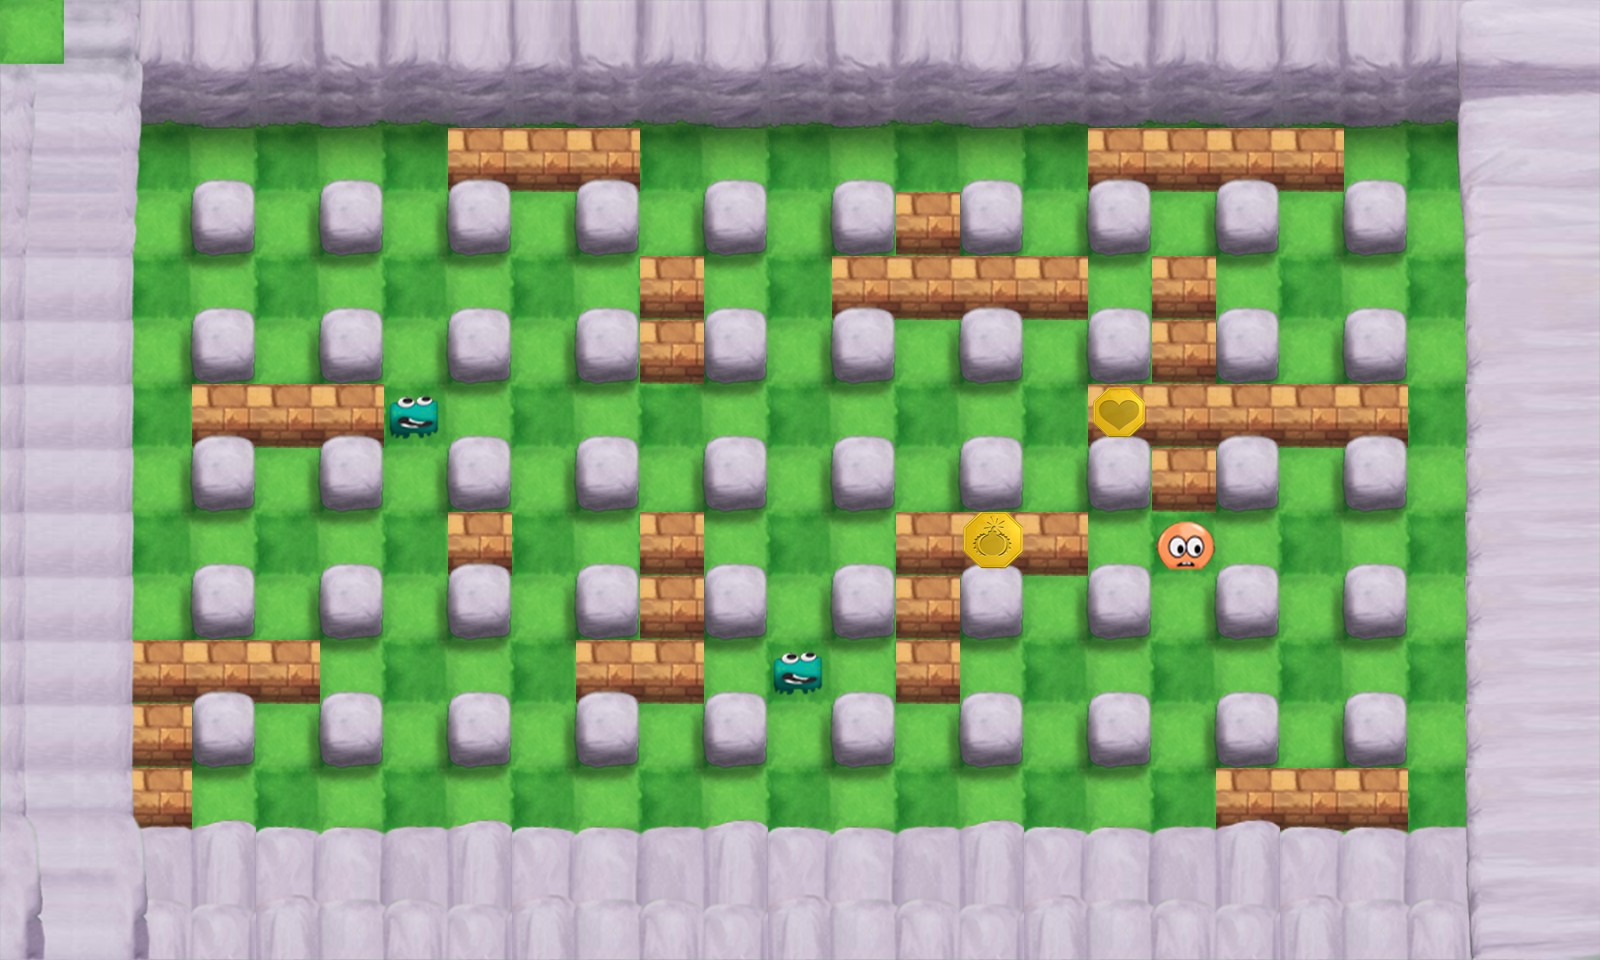

The image is a tile-based game level rendered from a .tmx file. Its description and source (layers, tilesets, objects; grid data summarised) follow:
An orthogonal 25x15 tile map with 64x64 px tiles, 6 tile layers (suelo, piedrasSombra, capaParedes, bordeAbajo, ...).

<map version="1.0" orientation="orthogonal" width="25" height="15" tilewidth="64" tileheight="64">
 <tileset firstgid="1" name="tileset64" tilewidth="64" tileheight="64">
  <image source="gfx/tileset64.png" width="832" height="768" />
  <tile id="0">
   <properties>
    <property name="primero" value="true" />
   </properties>
  </tile>
  <tile id="1">
   <properties>
    <property name="segundo" value="true" />
   </properties>
  </tile>
  <tile id="8">
   <properties>
    <property name="muro" value="true" />
   </properties>
  </tile>
  <tile id="11">
   <properties>
    <property name="muro" value="true" />
   </properties>
  </tile>
  <tile id="14">
   <properties>
    <property name="muro" value="true" />
   </properties>
  </tile>
  <tile id="15">
   <properties>
    <property name="muro" value="true" />
   </properties>
  </tile>
  <tile id="16">
   <properties>
    <property name="muro" value="true" />
   </properties>
  </tile>
  <tile id="17">
   <properties>
    <property name="muro" value="true" />
   </properties>
  </tile>
  <tile id="21">
   <properties>
    <property name="muro" value="true" />
   </properties>
  </tile>
  <tile id="24">
   <properties>
    <property name="muro" value="true" />
   </properties>
  </tile>
  <tile id="34">
   <properties>
    <property name="muro" value="true" />
   </properties>
  </tile>
  <tile id="37">
   <properties>
    <property name="muro" value="true" />
   </properties>
  </tile>
  <tile id="47">
   <properties>
    <property name="muro" value="true" />
   </properties>
  </tile>
  <tile id="50">
   <properties>
    <property name="muro" value="true" />
   </properties>
  </tile>
  <tile id="54">
   <properties>
    <property name="sueloVerdeOscuro" value="" />
   </properties>
  </tile>
  <tile id="55">
   <properties>
    <property name="SueloVerdeClaro" value="" />
   </properties>
  </tile>
  <tile id="60">
   <properties>
    <property name="muro" value="true" />
   </properties>
  </tile>
  <tile id="63">
   <properties>
    <property name="muro" value="true" />
   </properties>
  </tile>
  <tile id="69">
   <properties>
    <property name="crono" value="3:30" />
   </properties>
  </tile>
  <tile id="73">
   <properties>
    <property name="muro" value="true" />
   </properties>
  </tile>
  <tile id="76">
   <properties>
    <property name="muro" value="true" />
   </properties>
  </tile>
  <tile id="78">
   <properties>
    <property name="enemigo" value="moco" />
   </properties>
  </tile>
  <tile id="79">
   <properties>
    <property name="enemigo" value="moneda" />
   </properties>
  </tile>
  <tile id="80">
   <properties>
    <property name="enemigo" value="gota" />
   </properties>
  </tile>
  <tile id="81">
   <properties>
    <property name="enemigo" value="globo" />
   </properties>
  </tile>
  <tile id="82">
   <properties>
    <property name="enemigo" value="fantasma" />
   </properties>
  </tile>
  <tile id="83">
   <properties>
    <property name="enemigo" value="gotanaranja" />
   </properties>
  </tile>
  <tile id="86">
   <properties>
    <property name="muro" value="true" />
   </properties>
  </tile>
  <tile id="89">
   <properties>
    <property name="muro" value="true" />
   </properties>
  </tile>
  <tile id="93">
   <properties>
    <property name="enemigo" value="GLOBO_AZUL" />
   </properties>
  </tile>
  <tile id="94">
   <properties>
    <property name="enemigo" value="MOCO_ROJO" />
   </properties>
  </tile>
  <tile id="95">
   <properties>
    <property name="enemigo" value="MONEDA_MARRON" />
   </properties>
  </tile>
  <tile id="96">
   <properties>
    <property name="enemigo" value="GOTA_ROJA" />
   </properties>
  </tile>
  <tile id="99">
   <properties>
    <property name="muro" value="true" />
   </properties>
  </tile>
  <tile id="102">
   <properties>
    <property name="muro" value="true" />
   </properties>
  </tile>
  <tile id="104">
   <properties>
    <property name="sombraPiedra" value="true" />
   </properties>
  </tile>
  <tile id="105">
   <properties>
    <property name="muro" value="true" />
   </properties>
  </tile>
  <tile id="107">
   <properties>
    <property name="moneda" value="bomba" />
   </properties>
  </tile>
  <tile id="108">
   <properties>
    <property name="moneda" value="corazon" />
   </properties>
  </tile>
  <tile id="109">
   <properties>
    <property name="moneda" value="correr" />
   </properties>
  </tile>
  <tile id="110">
   <properties>
    <property name="moneda" value="detonador" />
   </properties>
  </tile>
  <tile id="120">
   <properties>
    <property name="moneda" value="fantasma" />
   </properties>
  </tile>
  <tile id="121">
   <properties>
    <property name="moneda" value="fuerza" />
   </properties>
  </tile>
  <tile id="122">
   <properties>
    <property name="moneda" value="potenciador" />
   </properties>
  </tile>
  <tile id="138">
   <properties>
    <property name="muro" value="true" />
   </properties>
  </tile>
  <tile id="139">
   <properties>
    <property name="muro" value="true" />
   </properties>
  </tile>
  <tile id="140">
   <properties>
    <property name="muro" value="true" />
   </properties>
  </tile>
  <tile id="141">
   <properties>
    <property name="muro" value="true" />
   </properties>
  </tile>
  <tile id="142">
   <properties>
    <property name="muro" value="true" />
   </properties>
  </tile>
  <tile id="143">
   <properties>
    <property name="pared" value="false" />
   </properties>
  </tile>
  <tile id="145">
   <properties>
    <property name="pared" value="true" />
   </properties>
  </tile>
  <tile id="146">
   <properties>
    <property name="pared" value="true" />
   </properties>
  </tile>
  <tile id="147">
   <properties>
    <property name="pared" value="true" />
   </properties>
  </tile>
 </tileset>
 <layer name="suelo" width="25" height="15">
  <data>[375 cells, 375 non-empty, 2 distinct tile ids]</data>
 </layer>
 <layer name="piedrasSombra" width="25" height="15">
  <data>[375 cells, 275 non-empty, 16 distinct tile ids]</data>
 </layer>
 <layer name="capaParedes" width="25" height="15">
  <data>[375 cells, 69 non-empty, 3 distinct tile ids]</data>
 </layer>
 <layer name="bordeAbajo" width="25" height="15">
  <data>[375 cells, 75 non-empty, 12 distinct tile ids]</data>
 </layer>
 <layer name="techoPiedras" width="25" height="15">
  <data>[375 cells, 140 non-empty, 49 distinct tile ids]</data>
 </layer>
 <layer name="capaEntidades" width="25" height="15">
  <data>[375 cells, 7 non-empty, 6 distinct tile ids]</data>
 </layer>
</map>
